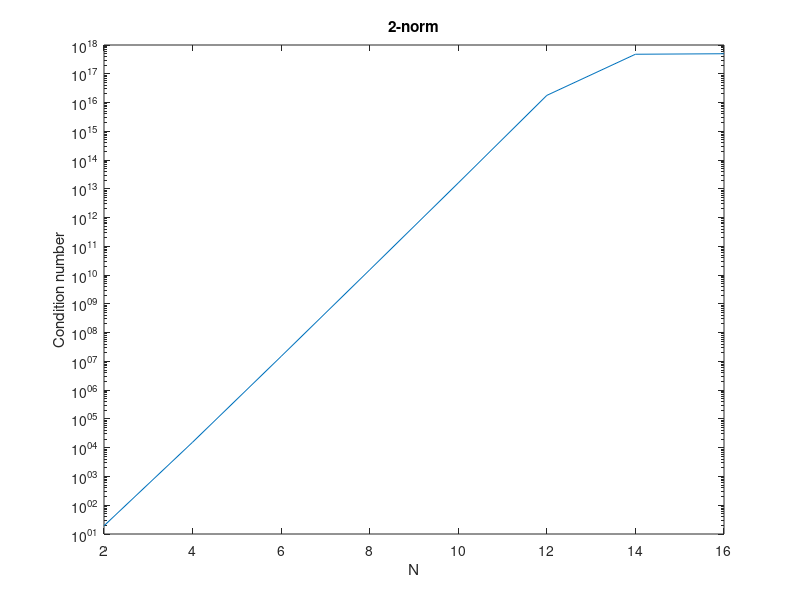
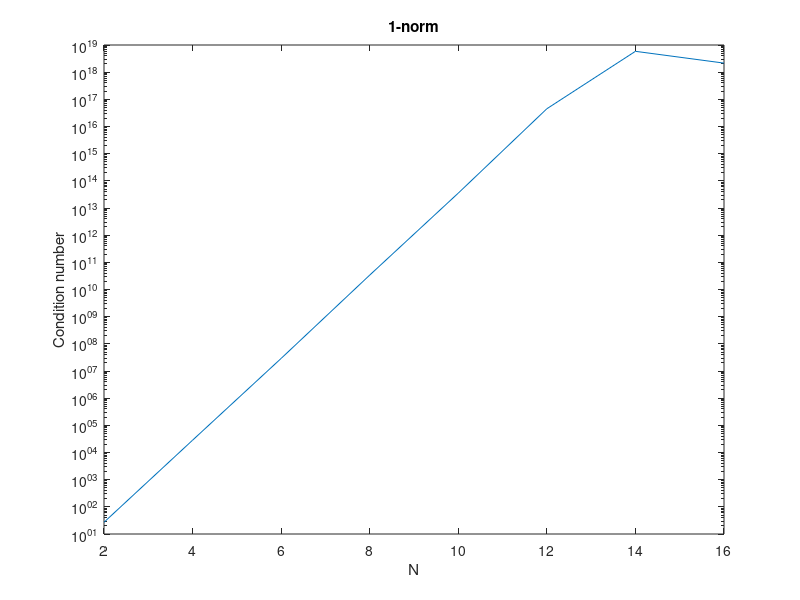
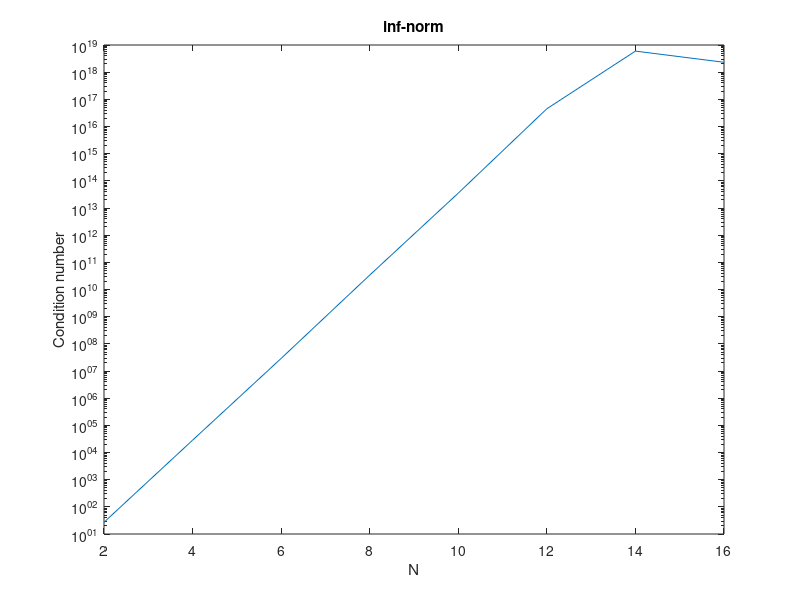

MATLAB code to generate these figures, in order:
clear all;
clc;
close all;

disp("Question 1");
plotno = 1;

warning('off');
C = [];
C_1norm = [];
C_infnorm = [];
N = 2:2:16;
for n=N
    H = hilb(n);
    C = [C; cond(H)];
    C_1norm = [C_1norm; cond(H,1)];
    C_infnorm = [C_infnorm; cond(H,inf)];
end

figure;
semilogy(N,C);
xlabel('N');
ylabel('Condition number');
title('2-norm');
saveas(gcf, sprintf('plots/q1_%d.png', plotno)); 
plotno = plotno + 1;

figure;
semilogy(N,C_1norm);
xlabel('N');
ylabel('Condition number');
title('1-norm');
saveas(gcf, sprintf('plots/q1_%d.png',plotno));
plotno = plotno + 1;

figure;
semilogy(N,C_infnorm);
xlabel('N');
ylabel('Condition number');
title('inf-norm');
saveas(gcf, sprintf('plots/q1_%d.png',plotno));
